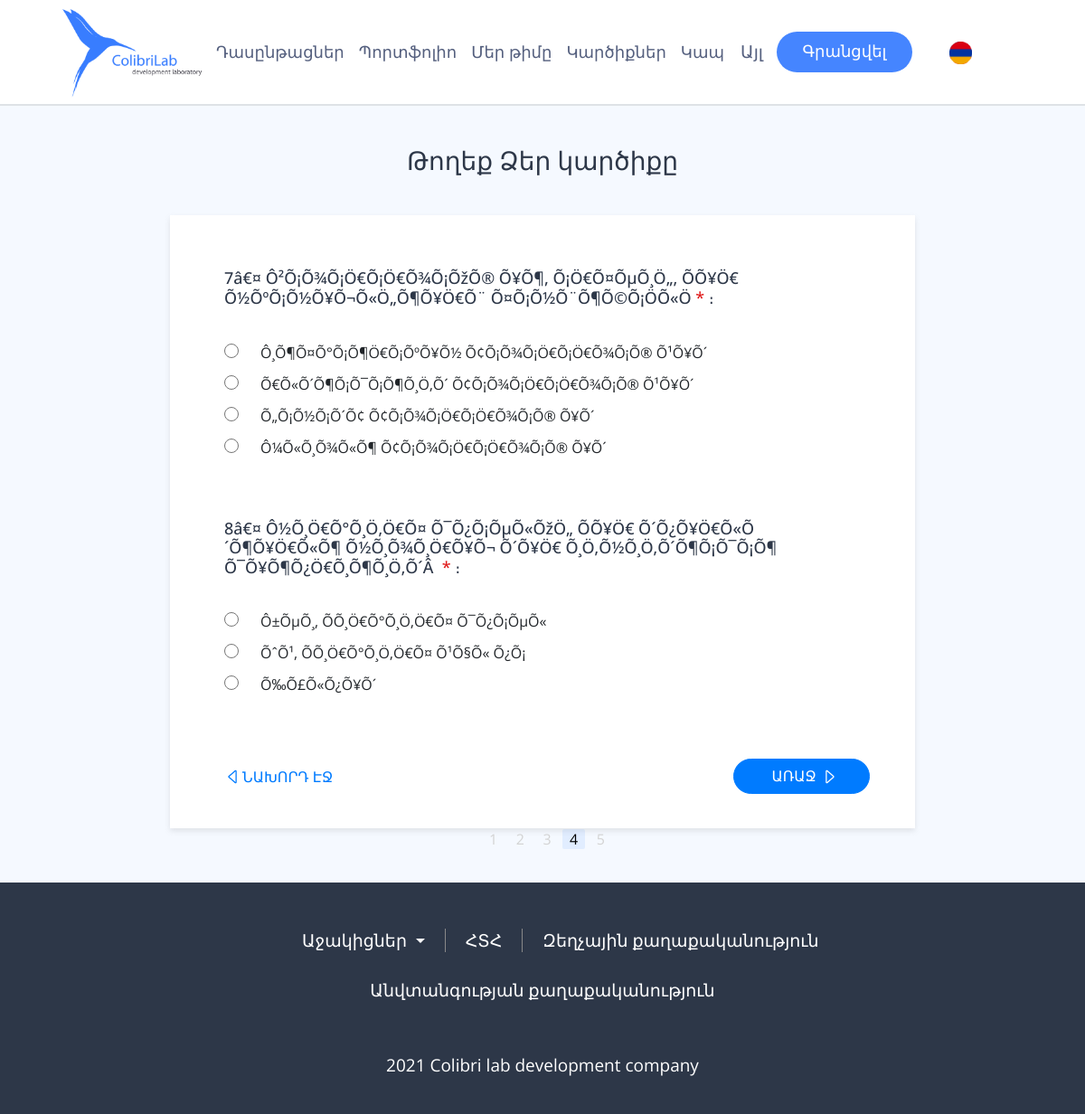
The page /yes3.php on the database its author committed.
### tables this page shows
CREATE TABLE `questions_yes` (
  `id` int(4) NOT NULL,
  `question` varchar(300) DEFAULT NULL,
  `checked` varchar(15) DEFAULT NULL
);

CREATE TABLE `answers` (
  `id` int(4) NOT NULL,
  `patasxan` varchar(150) DEFAULT NULL,
  `type` varchar(30) DEFAULT NULL,
  `harc_id` int(4) DEFAULT NULL
);

### admin/model.php (called while the page is built, shortened)
<?php
   class model {
       private $conn;
       public function  __construct(){
           $this->conn=mysqli_connect('localhost', 'root', '123456', 'colibrilab');
       }
       public function get ($table, $id=null){
        if (!$id) {
            $query="select * from $table ";
            $res=mysqli_query($this->conn,$query);
            if(mysqli_num_rows($res)>0){
                return mysqli_fetch_all($res, MYSQLI_ASSOC);
            }
           return null;
        }
         return null;
    }
    public function get_answer($harc_id){
        $query="select * from answers where harc_id='$harc_id'";
        $res = mysqli_query($this->conn, $query);
        return mysqli_fetch_all($res, MYSQLI_ASSOC);
    }
}
?>

### yes3.php (the view, shortened to what this page needs)
<?php
include_once ('./meta.php');
include("./admin/model.php");
$model = new model;
$m=$model->get('questions_yes');
?>
<link rel="stylesheet" href="./css/yes3.css">
<?php
include_once ('./header.php');
?>
    <div class="all">
        <h3 class="h3">Թողեք Ձեր կարծիքը</h3>
            <div class="page">
                <?php
                        if ($m[6]['checked']=="on") {
                            echo "<h5 class='subtitle subtitle1'  style='position: relative; display: block;'>".$m[6]['question']."<span> *</span> ։<span class='error1'>Պարտադիր է լրացման</span></h5>";
                        }else{
                            echo "<h5 class='subtitle subtitle1'  style='position: relative; display: block;'>".$m[6]['question']."։</h5>";
                        }
                    ?>
               <?php
                            $id=$m[6]['id'];
                            $answer = $model->get_answer($id);
                        foreach ($answer as  $val) {
                            if ($val['type']=='input') {
                                echo "<input type=".$val['type']." placeholder='Մուտքագրեք տեքստը' class='arr form-control shadow-none' style='border:none;border-bottom: 3px solid #E5E5E6;' id=".$val['id']." name='inp'>";
                            }
                            else{
                                if ($val['type']=='radio') {
                                   echo "<p><input type=".$val['type']." class='radio' id=".$val['id']." name='inp'><label for=".$val['id']."><span class=span>".$val['patasxan']."</span></label></p>";
                                }else{
                                    echo "<p><input type=".$val['type']." class='checkbox' id=".$val['id']." name='inp'><label for=".$val['id']."><span class=span>".$val['patasxan']."</span></label></p>";
                                }
                            }
                        }
                        ?>
                <?php
                        if ($m[7]['checked']=="on") {
                            echo "<h5 class='subtitle subtitle2'  style='margin-top: 67px; position: relative; display: block;'>".$m[7]['question']."<span> *</span> ։<span class='error2'>Պարտադիր է լրացման</span></h5>";
                        }else{
                            echo "<h5 class='subtitle subtitle2'  style='margin-top: 67px; position: relative; display: block;'>".$m[7]['question']."։</h5>";
                        }
                    ?>
                 <?php
                            $id=$m[7]['id'];
                            $answer = $model->get_answer($id);
                        foreach ($answer as  $val) {
                            if ($val['type']=='input') {
                                echo "<input type=".$val['type']." placeholder='Մուտքագրեք տեքստը' class='arr form-control shadow-none' style='border:none;border-bottom: 3px solid #E5E5E6;' id=".$val['id']." name='inp'>";
                            }
                            else{
                                if ($val['type']=='radio') {
                                   echo "<p><input type=".$val['type']." class='radio2' id=".$val['id']." name='inp2'><label for=".$val['id']."><span class=span>".$val['patasxan']."</span></label></p>";
                                }else{
                                    echo "<p><input type=".$val['type']." class='checkbox' id=".$val['id']." name='inp2'><label for=".$val['id']."><span class=span>".$val['patasxan']."</span></label></p>";
                                }
                            }
                        }
                        ?>
                <div class="next" style="margin-top: 70px;"><button class="btn btn-primary go "><a class="a" >ԱՌԱՋ <svg style="margin-bottom: 2px;" xmlns="http://www.w3.org/2000/svg" width="20" height="20" fill="currentColor" class="bi bi-caret-right" viewBox="0 0 16 16">
                    <path d="M6 12.796V3.204L11.481 8 6 12.796zm.659.753 5.48-4.796a1 1 0 0 0 0-1.506L6.66 2.451C6.011 1.885 5 2.345 5 3.204v9.592a1 1 0 0 0 1.659.753z"/>
                  </svg></a> </button></div>
                  <div class="previous" style="position: relative;" ><a class="prev" style="position: absolute; left: 0; top: -69px; text-decoration: none;" href="./yes2.php" ><svg style="margin-bottom: 3px; " xmlns="http://www.w3.org/2000/svg" width="20" height="20" fill="currentColor" class="bi bi-caret-left" viewBox="0 0 16 16">
                    <path d="M10 12.796V3.204L4.519 8 10 12.796zm-.659.753-5.48-4.796a1 1 0 0 1 0-1.506l5.48-4.796A1 1 0 0 1 11 3.204v9.592a1 1 0 0 1-1.659.753z"/>
                  </svg>ՆԱԽՈՐԴ ԷՋ</div></a>
                <div class="numbers">
                    <span>1</span>
                    <span>2</span>
                    <span>3</span>
                    <span class="span1">4</span>
                    <span>5</span>
                </div>
        </div>
    </div>
<?php
    include_once("./footer.php");
?>
</body>
</html>

### css/yes3.css (style rules this page uses)
body { overflow-x: hidden; }
p { font-family: 'Open Sans', sans-serif; }
span { font-family: 'Open Sans', sans-serif; }
h3 { font-family: 'Open Sans', sans-serif; }
h5 { font-family: 'Open Sans', sans-serif; }
a { font-family: 'Open Sans', sans-serif; }
.all { width: 100%; height: 100%; background: #F5F9FF 0% 0% no-repeat padding-box; padding-bottom: 60px; }
.h3 { text-align: center; font-size: 32px; color: #2D3748; padding: 44px 0; margin-bottom: 0 !important; }
.page { padding-top: 59px; padding-bottom: 36px; padding-left: 60px; height: 678px !important; max-width: 824px; background: #FFFFFF 0% 0% no-repeat padding-box; box-shadow: 0px 3px 6px #70707029; margin: 0 auto; padding-right: 50px; }
.subtitle { font-size: 18px; color: #2D3748; margin-bottom: 37px; }
.subtitle>span { color: #DF1717; }
.span { margin-left: 24px; font-size: 16px ; }
.page>p { margin-bottom: 11px; }
.next { text-align: right; margin-top: 24px; }
.next>button { border-radius: 90px !important; margin-bottom: 38px; }
.numbers { text-align: center; }
.numbers>span { padding-right: 8px; padding-left: 8px; color: #D3D3D3; }
.span1 { color: black !important; background: #387DFF1A 0% 0% no-repeat padding-box; border-radius: 2px; }
.a { text-decoration: none; color: #FFFFFF; padding-left: 29px; padding-right: 22px; }
p>input { height: 16px; width: 16px; }

### css/header.css (style rules this page uses)
body { overflow-x: hidden; }
p { font-family: 'Open Sans', sans-serif; }
span { font-family: 'Open Sans', sans-serif; }
h3 { font-family: 'Open Sans', sans-serif; }
h5 { font-family: 'Open Sans', sans-serif; }
a { font-family: 'Open Sans', sans-serif; }
.span { font-family: 'Open Sans', sans-serif; }

### yes3.php (style rules this page uses)
label { margin-bottom:0 !important; }

### rows shown on the page
questions_yes: question "7â€¤ Ô²Õ¡Õ¾Õ¡Ö€Õ¡Ö€Õ¾Õ¡ÕžÕ® Õ¥Õ¶, Õ¡Ö€Õ¤ÕµÕ¸Ö„, ÕÕ¥Ö€ Õ½ÕºÕ¡Õ½Õ¥Õ¬Õ«Ö„Õ¶Õ¥Ö€Õ¨ Õ¤Õ¡Õ½Õ¨Õ¶Õ©Õ¡ÖÕ«Ö"
answers: patasxan "Ô¸Õ¶Õ¤Õ°Õ¡Õ¶Ö€Õ¡ÕºÕ¥Õ½ Õ¢Õ¡Õ¾Õ¡Ö€Õ¡Ö€Õ¾Õ¡Õ® Õ¹Õ¥Õ´"
answers: patasxan "Õ€Õ«Õ´Õ¶Õ¡Õ¯Õ¡Õ¶Õ¸Ö‚Õ´ Õ¢Õ¡Õ¾Õ¡Ö€Õ¡Ö€Õ¾Õ¡Õ® Õ¹Õ¥Õ´"
answers: patasxan "Õ„Õ¡Õ½Õ¡Õ´Õ¢ Õ¢Õ¡Õ¾Õ¡Ö€Õ¡Ö€Õ¾Õ¡Õ® Õ¥Õ´"
answers: patasxan "Ô¼Õ«Õ¸Õ¾Õ«Õ¶ Õ¢Õ¡Õ¾Õ¡Ö€Õ¡Ö€Õ¾Õ¡Õ® Õ¥Õ´"
questions_yes: question "8â€¤ Ô½Õ¸Ö€Õ°Õ¸Ö‚Ö€Õ¤ Õ¯Õ¿Õ¡ÕµÕ«ÕžÖ„ ÕÕ¥Ö€ Õ´Õ¿Õ¥Ö€Õ«Õ´Õ¶Õ¥Ö€Õ«Õ¶ Õ½Õ¸Õ¾Õ¸Ö€Õ¥Õ¬ Õ´Õ¥Ö€ Õ¸Ö‚Õ½Õ¸Ö‚Õ´Õ¶Õ¡Õ¯Õ¡Õ¶ Õ¯Õ¥Õ¶Õ¿Ö€Õ¸Õ¶Õ¸Ö‚Õ´Â"
answers: patasxan "Ô±ÕµÕ¸, Õ­Õ¸Ö€Õ°Õ¸Ö‚Ö€Õ¤ Õ¯Õ¿Õ¡ÕµÕ«"
answers: patasxan "ÕˆÕ¹, Õ­Õ¸Ö€Õ°Õ¸Ö‚Ö€Õ¤ Õ¹Õ§Õ« Õ¿Õ¡"
answers: patasxan "Õ‰Õ£Õ«Õ¿Õ¥Õ´"
